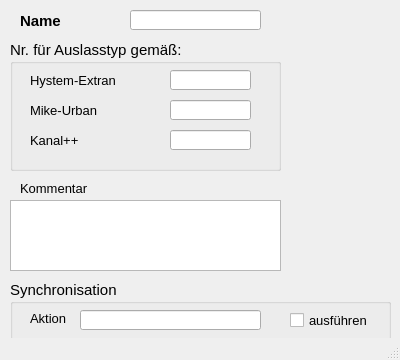
<?xml version="1.0" encoding="UTF-8"?>
<ui version="4.0">
 <class>MainWindow</class>
 <widget class="QMainWindow" name="MainWindow">
  <property name="geometry">
   <rect>
    <x>0</x>
    <y>0</y>
    <width>400</width>
    <height>360</height>
   </rect>
  </property>
  <property name="minimumSize">
   <size>
    <width>290</width>
    <height>360</height>
   </size>
  </property>
  <property name="font">
   <font>
    <family>Tahoma</family>
    <pointsize>10</pointsize>
   </font>
  </property>
  <property name="windowTitle">
   <string>Auslasstyp</string>
  </property>
  <property name="layoutDirection">
   <enum>Qt::LeftToRight</enum>
  </property>
  <widget class="QWidget" name="centralwidget">
   <widget class="QLabel" name="label_4">
    <property name="geometry">
     <rect>
      <x>20</x>
      <y>10</y>
      <width>121</width>
      <height>21</height>
     </rect>
    </property>
    <property name="font">
     <font>
      <family>Tahoma</family>
      <pointsize>11</pointsize>
      <weight>75</weight>
      <bold>true</bold>
     </font>
    </property>
    <property name="text">
     <string>Name</string>
    </property>
    <property name="alignment">
     <set>Qt::AlignLeading|Qt::AlignLeft|Qt::AlignVCenter</set>
    </property>
   </widget>
   <widget class="QLineEdit" name="bezeichnung">
    <property name="geometry">
     <rect>
      <x>130</x>
      <y>10</y>
      <width>131</width>
      <height>20</height>
     </rect>
    </property>
    <property name="toolTip">
     <string>&lt;html&gt;&lt;head/&gt;&lt;body&gt;&lt;p&gt;Eindeutige Bezeichnung&lt;/p&gt;&lt;/body&gt;&lt;/html&gt;</string>
    </property>
    <property name="statusTip">
     <string>Eindeutige Bezeichnung</string>
    </property>
    <property name="text">
     <string/>
    </property>
   </widget>
   <widget class="QGroupBox" name="groupBox_3">
    <property name="geometry">
     <rect>
      <x>10</x>
      <y>40</y>
      <width>271</width>
      <height>131</height>
     </rect>
    </property>
    <property name="font">
     <font>
      <family>Tahoma</family>
      <pointsize>11</pointsize>
     </font>
    </property>
    <property name="title">
     <string>Nr. für Auslasstyp gemäß:</string>
    </property>
    <widget class="QLineEdit" name="he_nr">
     <property name="enabled">
      <bool>true</bool>
     </property>
     <property name="geometry">
      <rect>
       <x>160</x>
       <y>30</y>
       <width>81</width>
       <height>20</height>
      </rect>
     </property>
     <property name="font">
      <font>
       <family>Tahoma</family>
       <pointsize>10</pointsize>
      </font>
     </property>
     <property name="toolTip">
      <string>&lt;html&gt;&lt;head/&gt;&lt;body&gt;&lt;p&gt;Interne Nr., siehe HE-Editor: Hilfe &amp;gt; Aufzählungen: &amp;quot;Auslass-Typ&amp;quot;&lt;/p&gt;&lt;/body&gt;&lt;/html&gt;</string>
     </property>
     <property name="statusTip">
      <string>Interne Nr., siehe HE-Editor: Hilfe &gt; Aufzählungen: &quot;Auslass-Typ&quot;</string>
     </property>
     <property name="layoutDirection">
      <enum>Qt::RightToLeft</enum>
     </property>
     <property name="autoFillBackground">
      <bool>false</bool>
     </property>
     <property name="text">
      <string/>
     </property>
     <property name="frame">
      <bool>true</bool>
     </property>
    </widget>
    <widget class="QLineEdit" name="kp_nr">
     <property name="geometry">
      <rect>
       <x>160</x>
       <y>90</y>
       <width>81</width>
       <height>20</height>
      </rect>
     </property>
     <property name="font">
      <font>
       <family>Tahoma</family>
       <pointsize>10</pointsize>
      </font>
     </property>
     <property name="toolTip">
      <string>&lt;html&gt;&lt;head/&gt;&lt;body&gt;&lt;p&gt;Nr. des Auslasstyps entspr. Kanal++&lt;/p&gt;&lt;/body&gt;&lt;/html&gt;</string>
     </property>
     <property name="statusTip">
      <string>Nr. des Auslasstyps entspr. Kanal++</string>
     </property>
     <property name="text">
      <string/>
     </property>
    </widget>
    <widget class="QLabel" name="label">
     <property name="geometry">
      <rect>
       <x>20</x>
       <y>30</y>
       <width>141</width>
       <height>21</height>
      </rect>
     </property>
     <property name="font">
      <font>
       <family>Tahoma</family>
       <pointsize>10</pointsize>
      </font>
     </property>
     <property name="text">
      <string>&lt;html&gt;&lt;head/&gt;&lt;body&gt;&lt;p&gt;Hystem-Extran&lt;/p&gt;&lt;/body&gt;&lt;/html&gt;</string>
     </property>
     <property name="alignment">
      <set>Qt::AlignLeading|Qt::AlignLeft|Qt::AlignVCenter</set>
     </property>
    </widget>
    <widget class="QLineEdit" name="mu_nr">
     <property name="enabled">
      <bool>true</bool>
     </property>
     <property name="geometry">
      <rect>
       <x>160</x>
       <y>60</y>
       <width>81</width>
       <height>20</height>
      </rect>
     </property>
     <property name="font">
      <font>
       <family>Tahoma</family>
       <pointsize>10</pointsize>
      </font>
     </property>
     <property name="toolTip">
      <string>&lt;html&gt;&lt;head/&gt;&lt;body&gt;&lt;p&gt;Nr. des Auslasstyps entspr. Mike Urban&lt;/p&gt;&lt;/body&gt;&lt;/html&gt;</string>
     </property>
     <property name="statusTip">
      <string>Nr. des Auslasstyps entspr. Mike Urban</string>
     </property>
     <property name="layoutDirection">
      <enum>Qt::RightToLeft</enum>
     </property>
     <property name="autoFillBackground">
      <bool>false</bool>
     </property>
     <property name="text">
      <string/>
     </property>
     <property name="frame">
      <bool>true</bool>
     </property>
    </widget>
    <widget class="QLabel" name="label_2">
     <property name="geometry">
      <rect>
       <x>20</x>
       <y>60</y>
       <width>121</width>
       <height>21</height>
      </rect>
     </property>
     <property name="font">
      <font>
       <family>Tahoma</family>
       <pointsize>10</pointsize>
      </font>
     </property>
     <property name="text">
      <string>Mike-Urban</string>
     </property>
     <property name="alignment">
      <set>Qt::AlignLeading|Qt::AlignLeft|Qt::AlignVCenter</set>
     </property>
    </widget>
    <widget class="QLabel" name="label_3">
     <property name="geometry">
      <rect>
       <x>20</x>
       <y>90</y>
       <width>121</width>
       <height>21</height>
      </rect>
     </property>
     <property name="font">
      <font>
       <family>Tahoma</family>
       <pointsize>10</pointsize>
      </font>
     </property>
     <property name="text">
      <string>Kanal++</string>
     </property>
     <property name="alignment">
      <set>Qt::AlignLeading|Qt::AlignLeft|Qt::AlignVCenter</set>
     </property>
    </widget>
   </widget>
   <widget class="QTextEdit" name="kommentar">
    <property name="geometry">
     <rect>
      <x>10</x>
      <y>200</y>
      <width>271</width>
      <height>71</height>
     </rect>
    </property>
    <property name="minimumSize">
     <size>
      <width>0</width>
      <height>0</height>
     </size>
    </property>
    <property name="toolTip">
     <string>&lt;html&gt;&lt;head/&gt;&lt;body&gt;&lt;p&gt;Platz für zusätzliche Kommentare&lt;/p&gt;&lt;/body&gt;&lt;/html&gt;</string>
    </property>
    <property name="statusTip">
     <string>Platz für zusätzliche Kommentare</string>
    </property>
   </widget>
   <widget class="QLabel" name="label_15">
    <property name="geometry">
     <rect>
      <x>20</x>
      <y>180</y>
      <width>81</width>
      <height>16</height>
     </rect>
    </property>
    <property name="text">
     <string>Kommentar</string>
    </property>
   </widget>
   <widget class="QGroupBox" name="groupBox_sync">
    <property name="geometry">
     <rect>
      <x>10</x>
      <y>280</y>
      <width>381</width>
      <height>61</height>
     </rect>
    </property>
    <property name="font">
     <font>
      <family>Tahoma</family>
      <pointsize>11</pointsize>
     </font>
    </property>
    <property name="title">
     <string>Synchronisation</string>
    </property>
    <widget class="QCheckBox" name="status">
     <property name="geometry">
      <rect>
       <x>280</x>
       <y>30</y>
       <width>101</width>
       <height>21</height>
      </rect>
     </property>
     <property name="font">
      <font>
       <family>Tahoma</family>
       <pointsize>10</pointsize>
      </font>
     </property>
     <property name="toolTip">
      <string>Synchronisation aktivieren</string>
     </property>
     <property name="statusTip">
      <string>Synchronisation aktivieren</string>
     </property>
     <property name="text">
      <string>ausführen</string>
     </property>
    </widget>
    <widget class="QLabel" name="label_19">
     <property name="geometry">
      <rect>
       <x>20</x>
       <y>30</y>
       <width>51</width>
       <height>16</height>
      </rect>
     </property>
     <property name="font">
      <font>
       <family>Tahoma</family>
       <pointsize>10</pointsize>
      </font>
     </property>
     <property name="text">
      <string>Aktion</string>
     </property>
    </widget>
    <widget class="QLineEdit" name="aktion">
     <property name="geometry">
      <rect>
       <x>70</x>
       <y>30</y>
       <width>181</width>
       <height>20</height>
      </rect>
     </property>
     <property name="toolTip">
      <string>&lt;html&gt;&lt;head/&gt;&lt;body&gt;&lt;p&gt;Maßnahme zur Synchronisation&lt;/p&gt;&lt;/body&gt;&lt;/html&gt;</string>
     </property>
     <property name="statusTip">
      <string>Maßnahme zur Synchronisation</string>
     </property>
    </widget>
   </widget>
  </widget>
  <widget class="QStatusBar" name="statusbar"/>
 </widget>
 <tabstops>
  <tabstop>bezeichnung</tabstop>
  <tabstop>he_nr</tabstop>
  <tabstop>mu_nr</tabstop>
  <tabstop>kp_nr</tabstop>
 </tabstops>
 <resources/>
 <connections/>
</ui>
